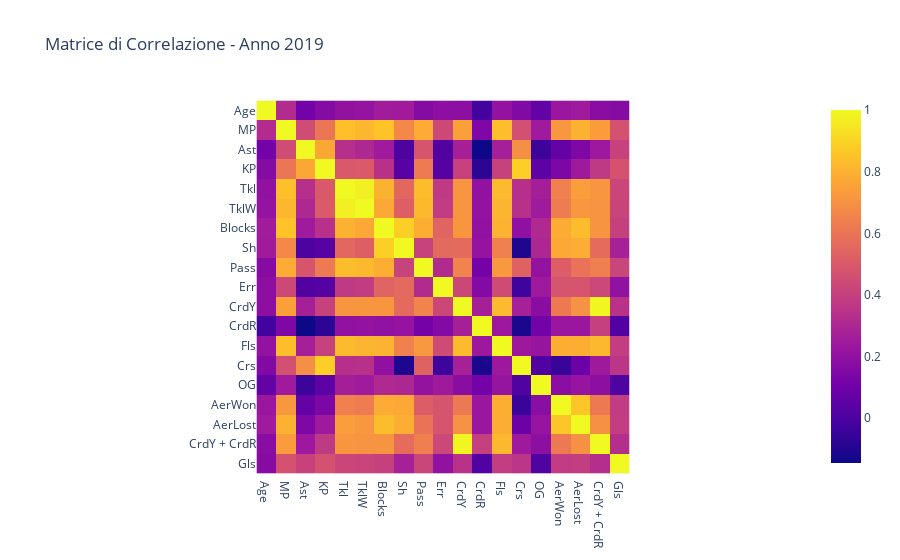
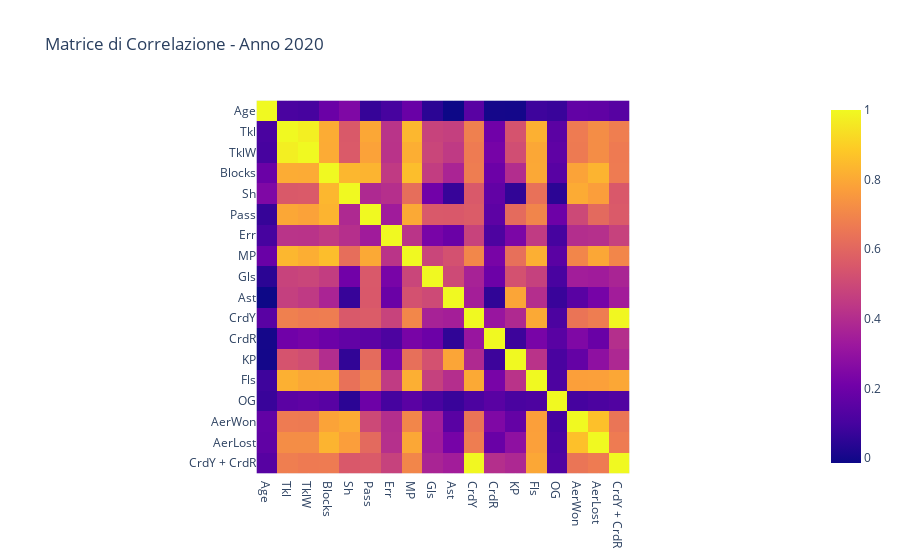
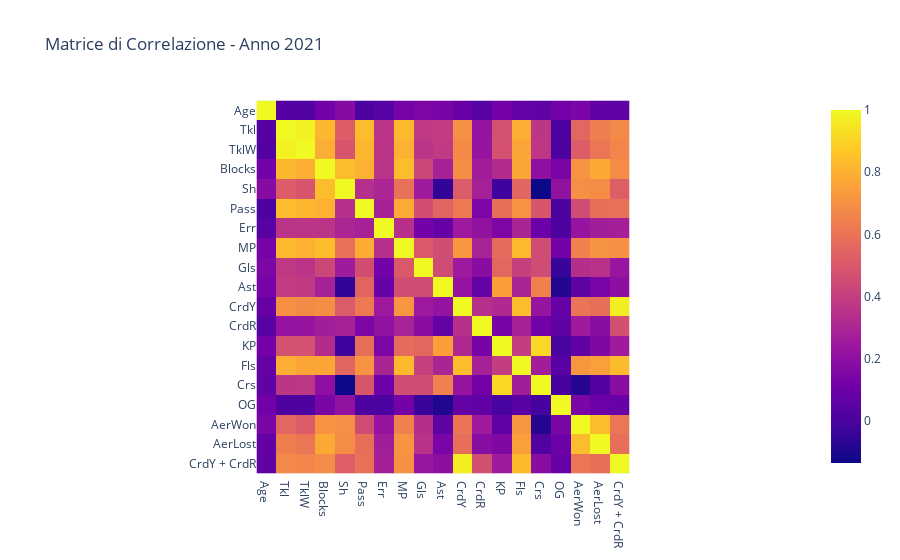
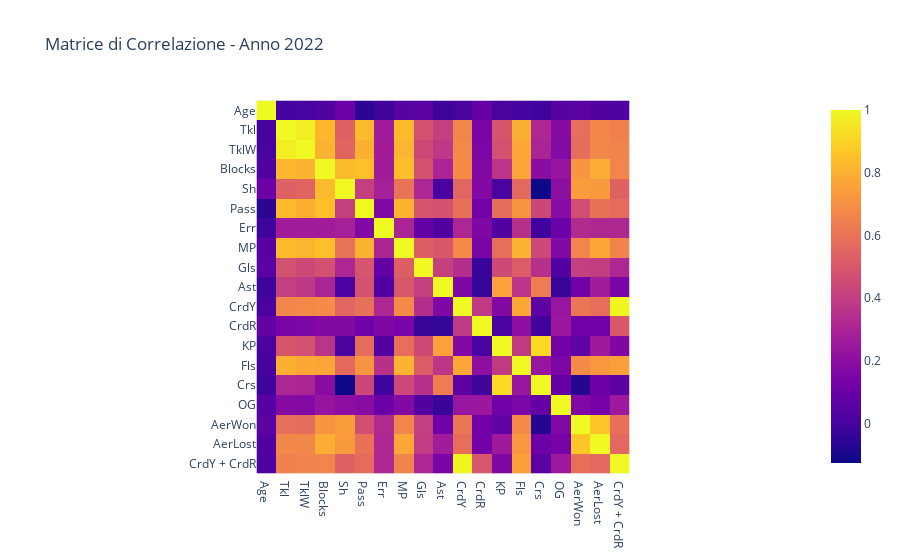

Notebook cell for these charts, in order:
### Code cell
import pandas as pd
import plotly.express as px

pd.set_option('display.max_columns', None)

# Elenco dei file da leggere
files = [r"C:\Users\milan\OneDrive\Documenti\difensori 2019.xlsx", 
         r"C:\Users\milan\OneDrive\Documenti\difensori_2020.xlsx", 
         r"C:\Users\milan\OneDrive\Documenti\difensori_2021.xlsx",
         r"C:\Users\milan\OneDrive\Documenti\difensori_2022.xlsx", 
         r"C:\Users\milan\OneDrive\Documenti\difensori_2023.xlsx"]

# Faccio un dizionario per mappare i file agli anni
year_mapping = { r"C:\Users\milan\OneDrive\Documenti\difensori 2019.xlsx": 2019, 
         r"C:\Users\milan\OneDrive\Documenti\difensori_2020.xlsx": 2020, 
         r"C:\Users\milan\OneDrive\Documenti\difensori_2021.xlsx": 2021,
         r"C:\Users\milan\OneDrive\Documenti\difensori_2022.xlsx":2022, 
         r"C:\Users\milan\OneDrive\Documenti\difensori_2023.xlsx": 2023}
# Questa parte di codice crea 5 figure che rappresentano il riquadro di correlazione fra le statistiche per annata

correlations = []
years = []


colonne_da_eliminare = ['Player','Squad','Nation','Pos','short Cmp%','medium Cmp%','long Cmp%', 'AerTot']

for file in files:
    
    data_frame = pd.read_excel(file)
    # Uso .drop per rimuovere dal data frame quelle statistiche che non voglio usare in questa analisi
    data_frame.drop(columns=colonne_da_eliminare, inplace=True) 

    corr_matrix = data_frame.corr()  # Calcolo la matrice di correlazione

    year = year_mapping[file]  # Ottengo l'anno dal file usando il mapping
    years.append(year)

    fig = px.imshow(corr_matrix, title=f"Matrice di Correlazione - Anno {year}")
    # Ottengo in output il grafico di correlazione

    fig.show()

# Inserisco questa riga di codice in modo da poter visualizzare le colonne usate per l'analisi
print(f'Le colonne usate per questa analisi sono {list(data_frame.columns)}')

### Figure 1 — Plotly figure (JSON) as saved in the notebook; plotly's stock layout.template omitted (floating-point values rounded to 4 significant figures; data arrays with more than 128 entries replaced by an {"elided": "..."} marker saying what was removed)
{"data": [{"coloraxis": "coloraxis", "hovertemplate": "x: %{x}<br>y: %{y}<br>color: %{z}<extra></extra>", "name": "0", "type": "heatmap", "x": ["Age", "MP", "Ast", "KP", "Tkl", "TklW", "Blocks", "Sh", "Pass", "Err", "CrdY", "CrdR", "Fls", "Crs", "OG", "AerWon", "AerLost", "CrdY + CrdR", "Gls"], "xaxis": "x", "y": ["Age", "MP", "Ast", "KP", "Tkl", "TklW", "Blocks", "Sh", "Pass", "Err", "CrdY", "CrdR", "Fls", "Crs", "OG", "AerWon", "AerLost", "CrdY + CrdR", "Gls"], "yaxis": "y", "z": {"elided": "19x19 float values"}}], "layout": {"coloraxis": {"colorscale": [[0, "#0d0887"], [0.1111, "#46039f"], [0.2222, "#7201a8"], [0.3333, "#9c179e"], [0.4444, "#bd3786"], [0.5556, "#d8576b"], [0.6667, "#ed7953"], [0.7778, "#fb9f3a"], [0.8889, "#fdca26"], [1, "#f0f921"]]}, "title": {"text": "Matrice di Correlazione - Anno 2019"}, "xaxis": {"anchor": "y", "constrain": "domain", "domain": [0, 1], "scaleanchor": "y"}, "yaxis": {"anchor": "x", "autorange": "reversed", "constrain": "domain", "domain": [0, 1]}}}

### Figure 2 — Plotly figure (JSON) as saved in the notebook; plotly's stock layout.template omitted (floating-point values rounded to 4 significant figures; data arrays with more than 128 entries replaced by an {"elided": "..."} marker saying what was removed)
{"data": [{"coloraxis": "coloraxis", "hovertemplate": "x: %{x}<br>y: %{y}<br>color: %{z}<extra></extra>", "name": "0", "type": "heatmap", "x": ["Age", "Tkl", "TklW", "Blocks", "Sh", "Pass", "Err", "MP", "Gls", "Ast", "CrdY", "CrdR", "KP", "Fls", "OG", "AerWon", "AerLost", "CrdY + CrdR"], "xaxis": "x", "y": ["Age", "Tkl", "TklW", "Blocks", "Sh", "Pass", "Err", "MP", "Gls", "Ast", "CrdY", "CrdR", "KP", "Fls", "OG", "AerWon", "AerLost", "CrdY + CrdR"], "yaxis": "y", "z": {"elided": "18x18 float values"}}], "layout": {"coloraxis": {"colorscale": [[0, "#0d0887"], [0.1111, "#46039f"], [0.2222, "#7201a8"], [0.3333, "#9c179e"], [0.4444, "#bd3786"], [0.5556, "#d8576b"], [0.6667, "#ed7953"], [0.7778, "#fb9f3a"], [0.8889, "#fdca26"], [1, "#f0f921"]]}, "title": {"text": "Matrice di Correlazione - Anno 2020"}, "xaxis": {"anchor": "y", "constrain": "domain", "domain": [0, 1], "scaleanchor": "y"}, "yaxis": {"anchor": "x", "autorange": "reversed", "constrain": "domain", "domain": [0, 1]}}}

### Figure 3 — Plotly figure (JSON) as saved in the notebook; plotly's stock layout.template omitted (floating-point values rounded to 4 significant figures; data arrays with more than 128 entries replaced by an {"elided": "..."} marker saying what was removed)
{"data": [{"coloraxis": "coloraxis", "hovertemplate": "x: %{x}<br>y: %{y}<br>color: %{z}<extra></extra>", "name": "0", "type": "heatmap", "x": ["Age", "Tkl", "TklW", "Blocks", "Sh", "Pass", "Err", "MP", "Gls", "Ast", "CrdY", "CrdR", "KP", "Fls", "Crs", "OG", "AerWon", "AerLost", "CrdY + CrdR"], "xaxis": "x", "y": ["Age", "Tkl", "TklW", "Blocks", "Sh", "Pass", "Err", "MP", "Gls", "Ast", "CrdY", "CrdR", "KP", "Fls", "Crs", "OG", "AerWon", "AerLost", "CrdY + CrdR"], "yaxis": "y", "z": {"elided": "19x19 float values"}}], "layout": {"coloraxis": {"colorscale": [[0, "#0d0887"], [0.1111, "#46039f"], [0.2222, "#7201a8"], [0.3333, "#9c179e"], [0.4444, "#bd3786"], [0.5556, "#d8576b"], [0.6667, "#ed7953"], [0.7778, "#fb9f3a"], [0.8889, "#fdca26"], [1, "#f0f921"]]}, "title": {"text": "Matrice di Correlazione - Anno 2021"}, "xaxis": {"anchor": "y", "constrain": "domain", "domain": [0, 1], "scaleanchor": "y"}, "yaxis": {"anchor": "x", "autorange": "reversed", "constrain": "domain", "domain": [0, 1]}}}

### Figure 4 — Plotly figure (JSON) as saved in the notebook; plotly's stock layout.template omitted (floating-point values rounded to 4 significant figures; data arrays with more than 128 entries replaced by an {"elided": "..."} marker saying what was removed)
{"data": [{"coloraxis": "coloraxis", "hovertemplate": "x: %{x}<br>y: %{y}<br>color: %{z}<extra></extra>", "name": "0", "type": "heatmap", "x": ["Age", "Tkl", "TklW", "Blocks", "Sh", "Pass", "Err", "MP", "Gls", "Ast", "CrdY", "CrdR", "KP", "Fls", "Crs", "OG", "AerWon", "AerLost", "CrdY + CrdR"], "xaxis": "x", "y": ["Age", "Tkl", "TklW", "Blocks", "Sh", "Pass", "Err", "MP", "Gls", "Ast", "CrdY", "CrdR", "KP", "Fls", "Crs", "OG", "AerWon", "AerLost", "CrdY + CrdR"], "yaxis": "y", "z": {"elided": "19x19 float values"}}], "layout": {"coloraxis": {"colorscale": [[0, "#0d0887"], [0.1111, "#46039f"], [0.2222, "#7201a8"], [0.3333, "#9c179e"], [0.4444, "#bd3786"], [0.5556, "#d8576b"], [0.6667, "#ed7953"], [0.7778, "#fb9f3a"], [0.8889, "#fdca26"], [1, "#f0f921"]]}, "title": {"text": "Matrice di Correlazione - Anno 2022"}, "xaxis": {"anchor": "y", "constrain": "domain", "domain": [0, 1], "scaleanchor": "y"}, "yaxis": {"anchor": "x", "autorange": "reversed", "constrain": "domain", "domain": [0, 1]}}}
